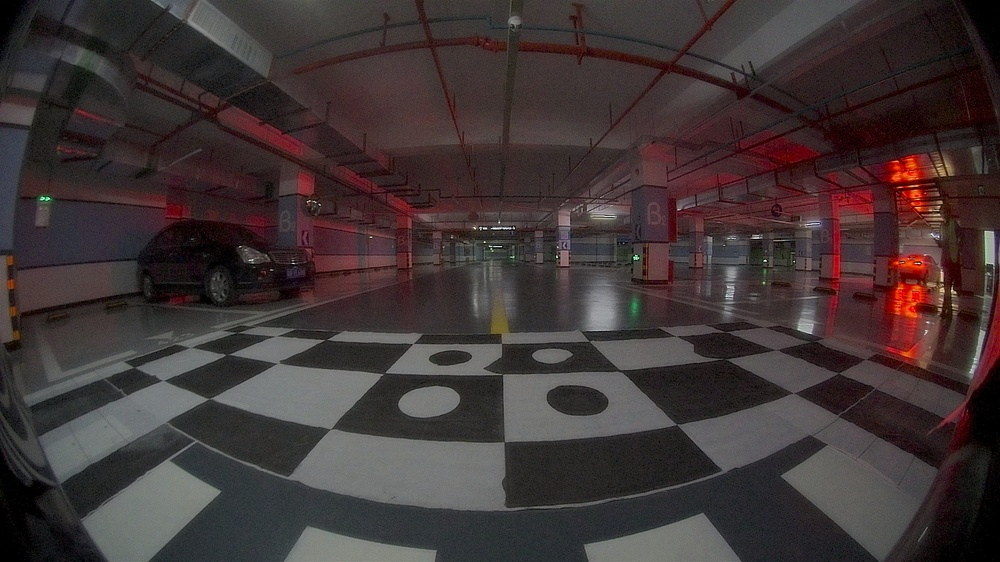
#> input picture Calibration/images/back.jpg, 1000 x 562 px, shrunk from 1920 x 1080 before the run
$ python -i utils.py   (imports and definitions only)   (older library calls are emulated)
#> lines starting #> are read from the running program, lines starting #| are printed output that depends on the picture; after the words box and inside, x2 and y2 are one past the last pixel; in counts of white or black regions, pixels touching at a corner belong together
#> further down, picture is the input picture: shape (562, 1000, 3); mean B, G, R 53.8, 53.5, 64.4
import time
import tabulate
import cv2
import numpy as np
# [17 lines left out: functions convert_binary_to_bool, adjust_luminance, get_mean_statistisc, not called in this run]
def mean_luminance_ratio(grayA, grayB, mask):
    return get_mean_statistisc(grayA, mask) / get_mean_statistisc(grayB, mask)
def get_mask(img):
    """
    Convert an image to a mask array.
    """
    gray = cv2.cvtColor(img, cv2.COLOR_BGR2GRAY)
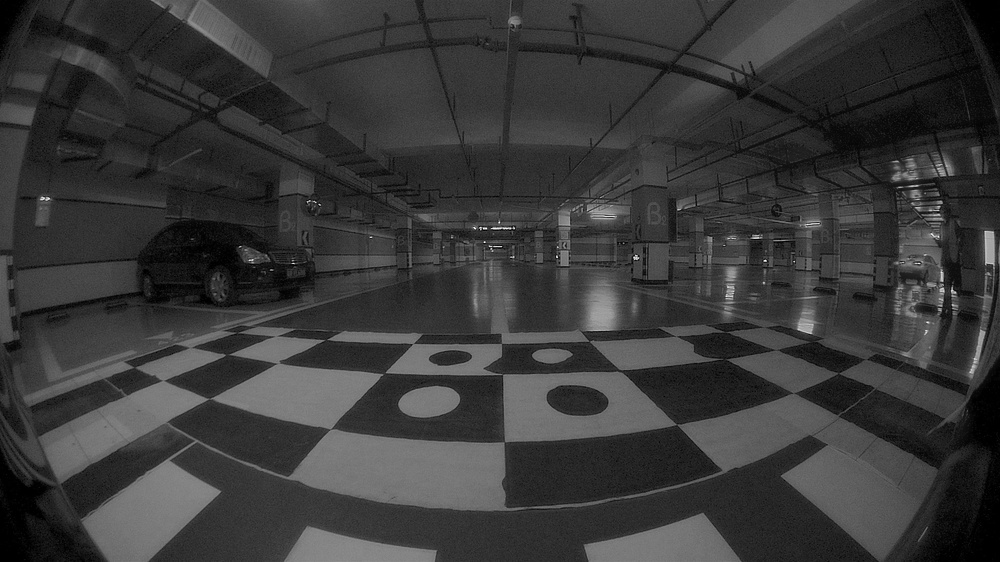
#> gray: shape (562, 1000); min 0, max 254, mean 56.8
    ret, mask = cv2.threshold(gray, 0, 255, cv2.THRESH_BINARY)
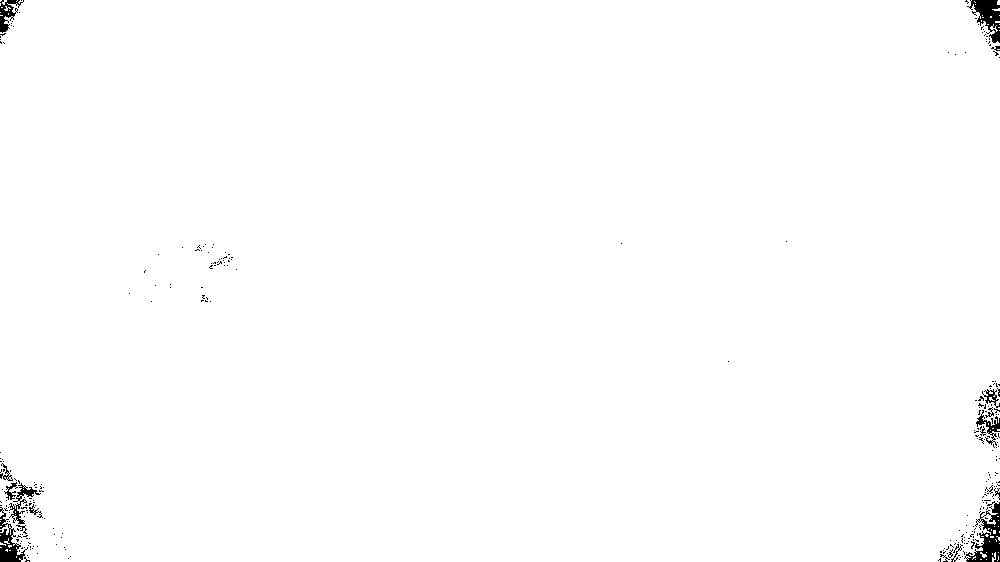
#> mask: shape (562, 1000); 99.2% white; 281 black regions (263 under 20 px), largest, box (x1, y1, x2, y2) and area: (964, 501, 1000, 562) 909, (967, 0, 1000, 43) 686, (0, 507, 28, 562) 572
    return mask
# [9 lines left out: function get_overlap_region_mask, not called in this run]
def get_outmost_polygon_boundary(img):
    """
    Given a mask image with the mask describes the overlapping region of
    two images, get the outmost contour of this region.
    """
    mask = get_mask(img)
    mask = cv2.dilate(mask, np.ones((2, 2), np.uint8), iterations=2)
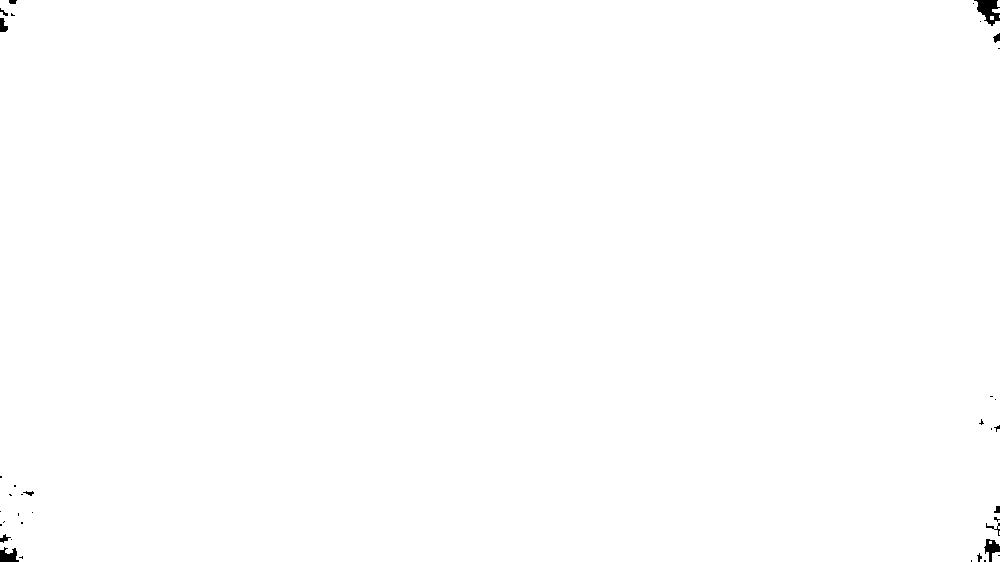
#> mask: shape (562, 1000); 99.8% white; 37 black regions (25 under 20 px)
    cnts, hierarchy = cv2.findContours(
        mask,
        cv2.RETR_EXTERNAL,
        cv2.CHAIN_APPROX_SIMPLE)[-2:]
#> cnts = 8 contours, 5 with area under 20; largest, box (x1, y1, x2, y2) and area: (0, 0, 1000, 562) 559102, (992, 552, 1000, 562) 58, (992, 8, 1000, 13) 21
    # get the contour with largest aera
    C = sorted(cnts, key=lambda x: cv2.contourArea(x), reverse=True)[0]
#> C = contour of 255 points, box (x1, y1, x2, y2) (0, 0, 1000, 562), area 559102
    # polygon approximation
    polygon = cv2.approxPolyDP(C, 0.009 * cv2.arcLength(C, True), True)
#> polygon = [[0, 0], [19, 561], [999, 545], [976, 1]]
    return polygon
# [38 lines left out: functions get_weight_mask_matrix, make_white_balance, not called in this run]
class Timer:
    records = {}
    tmp = None
    @classmethod
    def tic(cls):
        cls.tmp = time.time()
    # [17 lines left out: functions toc, report, __init__, not called in this run]
    def __enter__(self):
        self.start = time.time()
    # [11 lines left out: function __exit__, not called in this run]

>>> import cv2
>>> picture = cv2.imread('../../../images/back.jpg')
>>> result = get_outmost_polygon_boundary(picture)
#> result = [[0, 0], [19, 561], [999, 545], [976, 1]]

$ run again, on Calibration/images/left.jpg
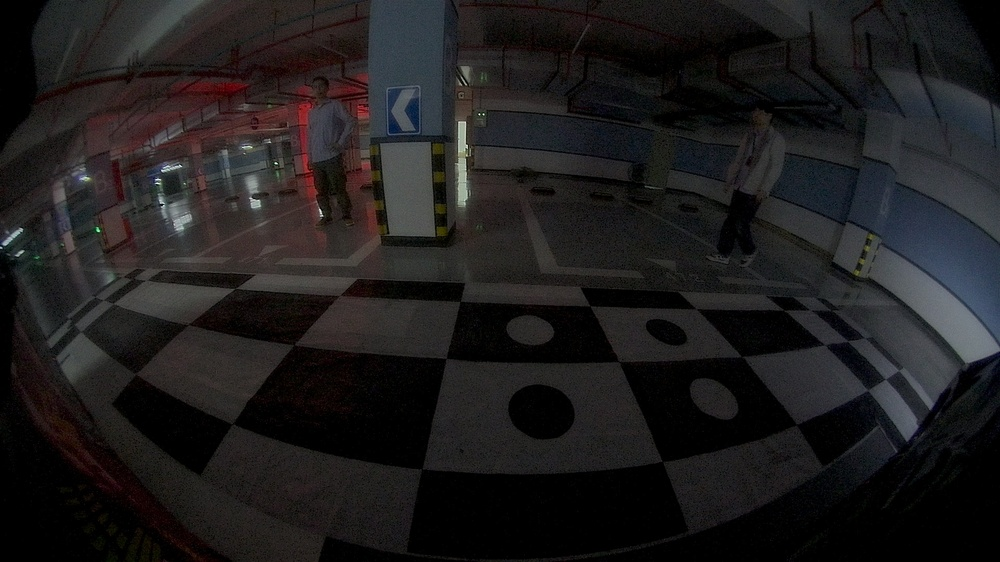
#> input picture Calibration/images/left.jpg, 1000 x 562 px, shrunk from 1920 x 1080 before the run
#> picture is the input picture: shape (562, 1000, 3); mean B, G, R 29.4, 29, 30.7
#> in get_mask, `ret, mask = cv2.threshold(gray, 0, 255, cv2.THRESH_BINARY)`:
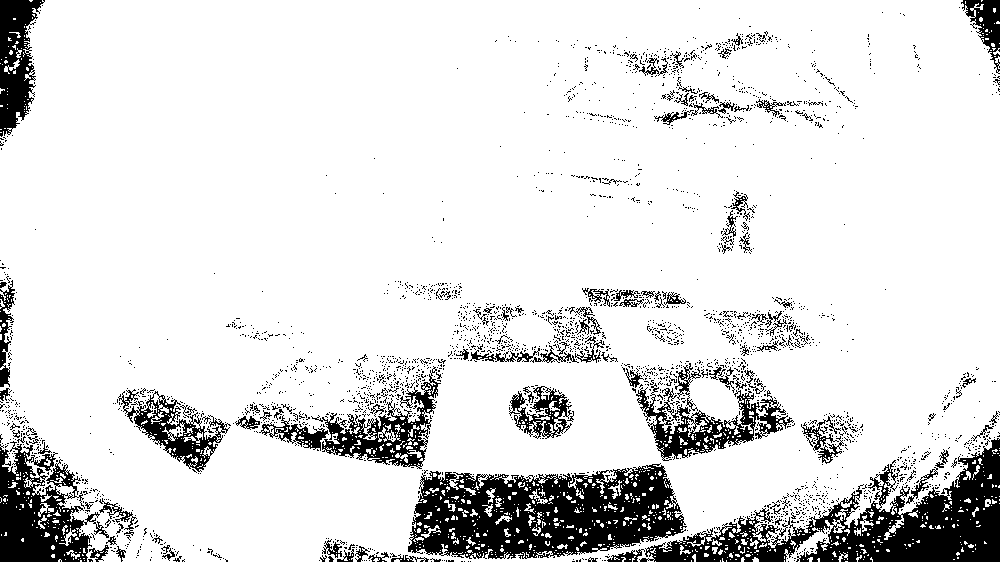
#> mask: shape (562, 1000); 87.3% white; 2697 black regions (2561 under 20 px), largest, box (x1, y1, x2, y2) and area: (408, 463, 687, 559) 16803, (639, 438, 1000, 562) 15308, (0, 441, 109, 562) 6735
#> in get_outmost_polygon_boundary, `mask = cv2.dilate(mask, np.ones((2, 2), np.uint8), iterations=2)`:
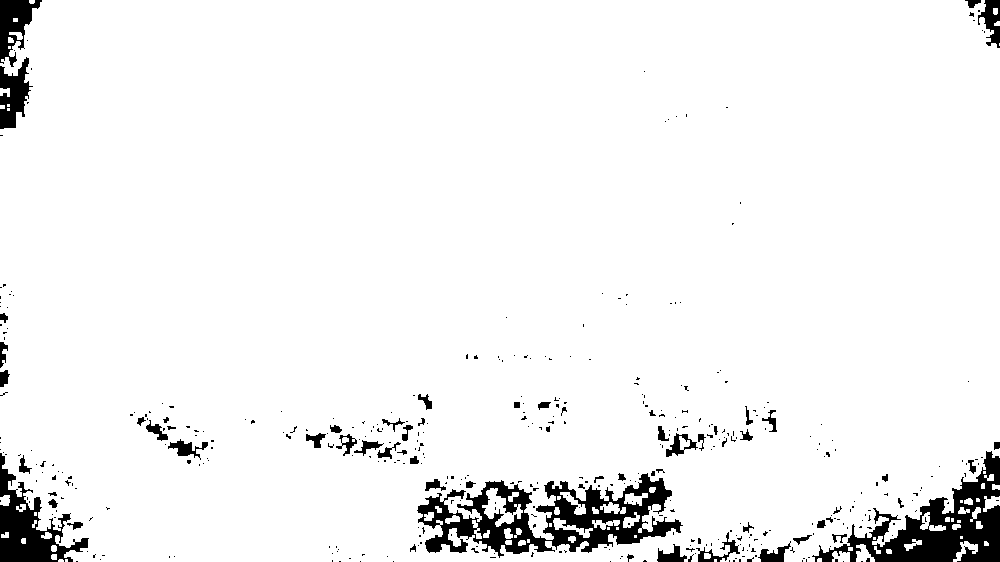
#> mask: shape (562, 1000); 94.8% white; 419 black regions (356 under 20 px)
#> cnts = 53 contours, 28 with area under 20; largest, box (x1, y1, x2, y2) and area: (0, 0, 1000, 562) 542056, (856, 544, 875, 562) 170, (920, 512, 946, 531) 158, (953, 541, 978, 562) 153, (983, 496, 1000, 512) 139
#> C = contour of 1149 points, box (x1, y1, x2, y2) (0, 0, 1000, 562), area 542056
#> polygon = [[1, 59], [2, 468], [73, 561], [814, 561], [999, 457], [984, 0], [42, 0]]
#> result has the same summary as polygon in get_outmost_polygon_boundary

$ run again, on Calibration/images/right.jpg
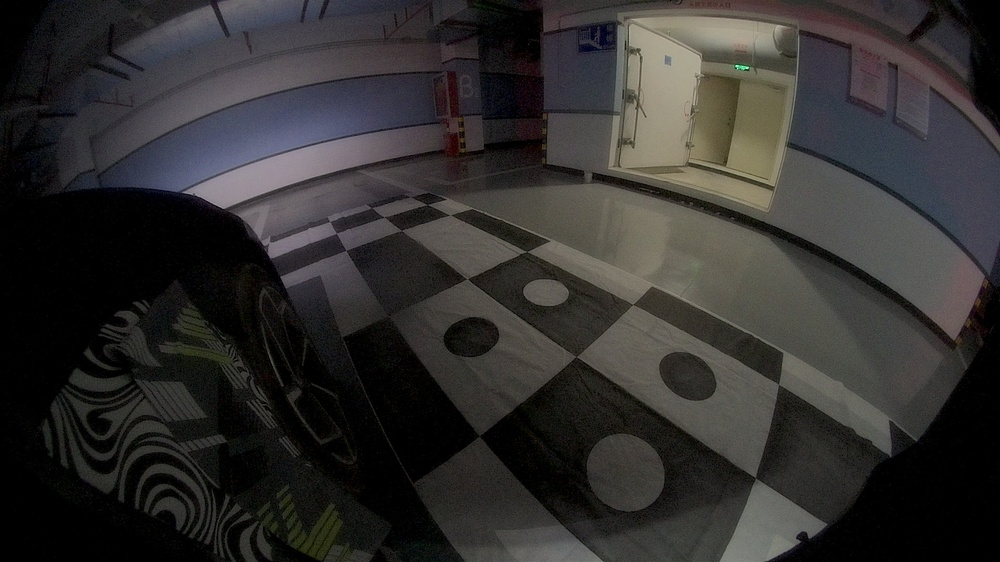
#> input picture Calibration/images/right.jpg, 1000 x 562 px, shrunk from 1920 x 1080 before the run
#> picture is the input picture: shape (562, 1000, 3); mean B, G, R 46.8, 47.9, 49.6
#> in get_mask, `ret, mask = cv2.threshold(gray, 0, 255, cv2.THRESH_BINARY)`:
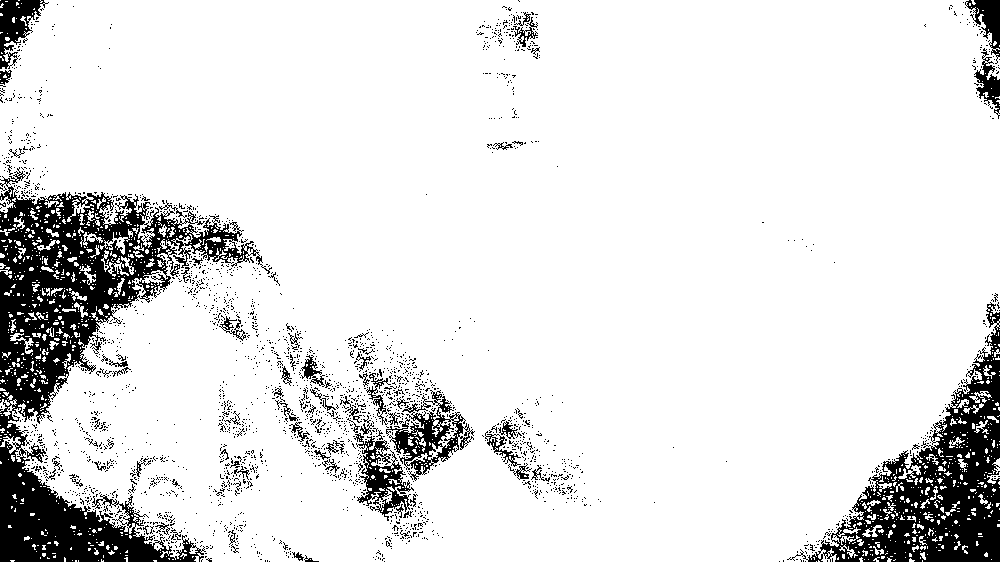
#> mask: shape (562, 1000); 88.2% white; 2410 black regions (2327 under 20 px), largest, box (x1, y1, x2, y2) and area: (0, 167, 272, 562) 32365, (787, 302, 1000, 562) 16615, (386, 390, 475, 481) 2501
#> in get_outmost_polygon_boundary, `mask = cv2.dilate(mask, np.ones((2, 2), np.uint8), iterations=2)`:
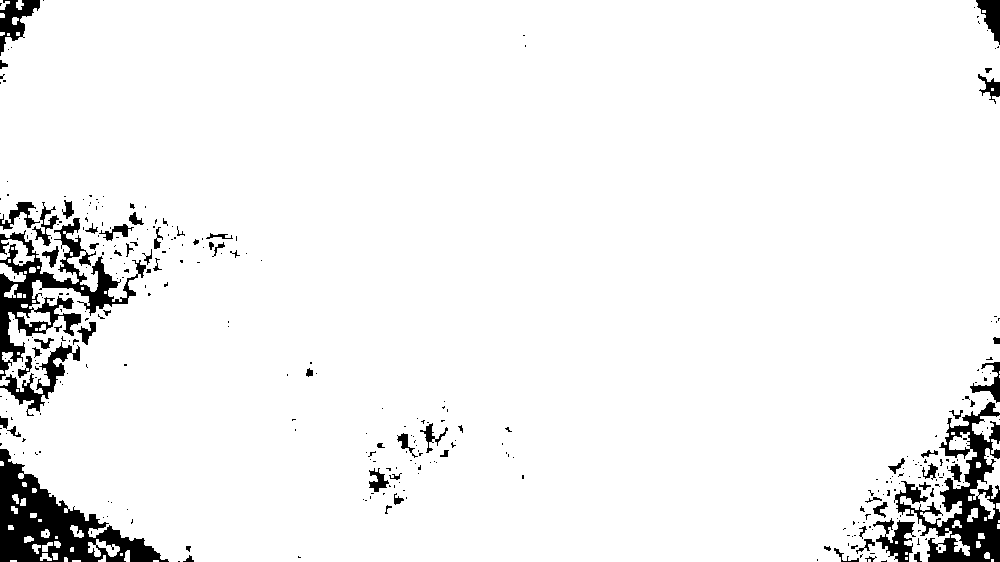
#> mask: shape (562, 1000); 94.9% white; 334 black regions (268 under 20 px)
#> cnts = 79 contours, 47 with area under 20; largest, box (x1, y1, x2, y2) and area: (0, 0, 1000, 562) 530499, (970, 448, 1000, 519) 650, (0, 239, 35, 266) 379, (972, 415, 1000, 442) 334, (88, 539, 120, 557) 240
#> C = contour of 2439 points, box (x1, y1, x2, y2) (0, 0, 1000, 562), area 530499
#> polygon = [[5, 37], [0, 233], [138, 274], [8, 312], [89, 536], [945, 550], [975, 0]]
#> result has the same summary as polygon in get_outmost_polygon_boundary
